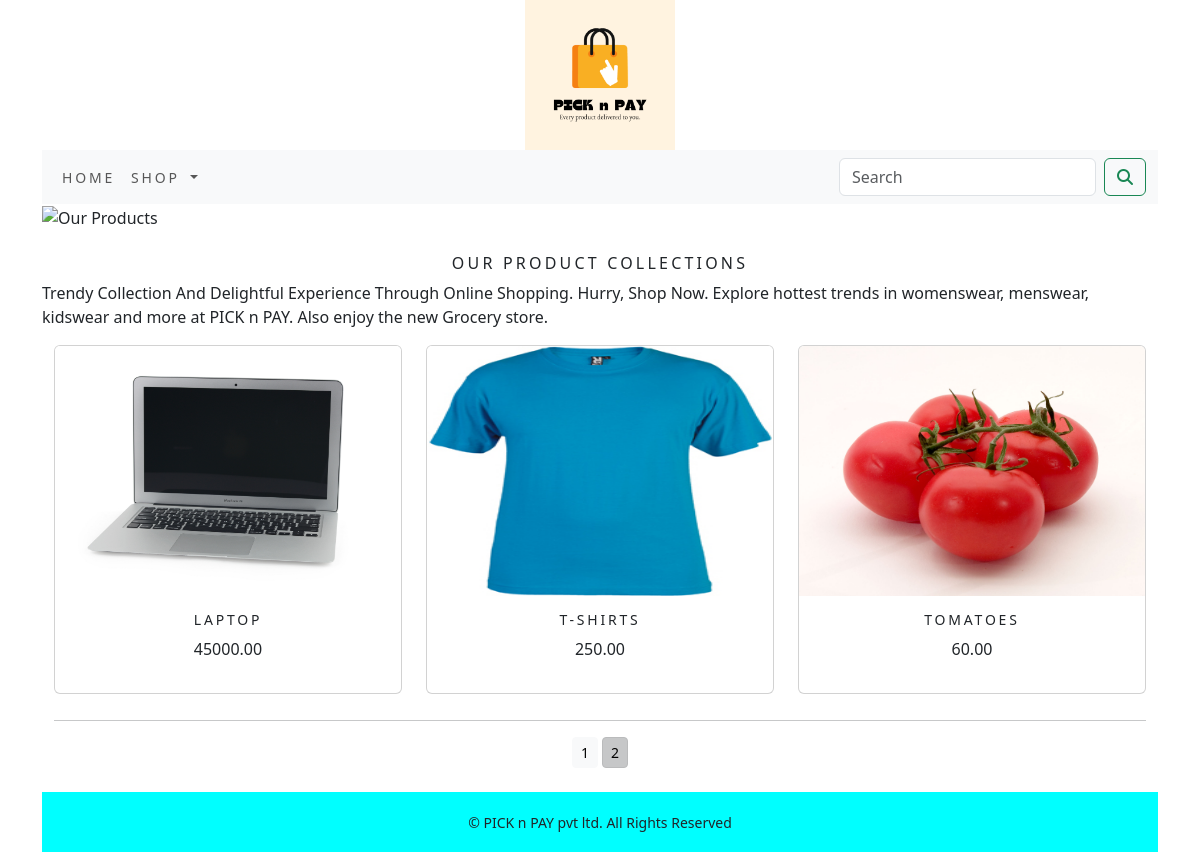
The app's page /ecommerceapp/?page=2 with its own data.
### ecommerceapp/models.py (models this page shows, shortened)
class Product(models.Model):
    name = models.CharField(max_length=250, unique=True)
    slug = models.SlugField(max_length=250, unique=True)
    description = models.TextField(blank=True)
    image = models.ImageField(upload_to='product', blank=True)
    price=models.DecimalField(max_digits=10,decimal_places=2)
    category=models.ForeignKey(Category,on_delete=models.CASCADE)
    stock=models.IntegerField()
    available=models.BooleanField(default=True)
    created=models.DateTimeField(auto_now_add=True)
    updated=models.DateTimeField(auto_now=True)
    def get_url(self):
        return reverse('ecommerceapp:ProdCatDetail',args=[self.category.slug,self.slug])
    class Meta:
        ordering=('name',)
        verbose_name='product'
        verbose_name_plural='products'

### ecommerceapp/views.py (the view)
# urls.py: path('',views.AllProdCat,name='AllProdCat'),
def AllProdCat(request,c_slug=None):
    c_page=None
    products_list=None
    if c_slug!=None:
        c_page=get_object_or_404(Category,slug=c_slug)
        products_list=Product.objects.all().filter(category=c_page,available=True)
    else:
        products_list=Product.objects.all().filter(available=True)
    paginator=Paginator(products_list,6)
    try:
        page=int(request.GET.get('page','1'))
    except:
        page=1
    try:
        products=paginator.page(page)
    except (EmptyPage,InvalidPage):
        products=paginator.page(paginator.num_pages)
    return render (request,'category.html',{'category':c_page,'products':products})

### cart/context_processors.py (called while the page is built)
def counter(request):
    item_count=0
    if 'admin' in request.path:
        return {}
    else:
        try:
            cart=Cart.objects.filter(cart_id=cart_id(request))
            cart_items=CartItem.objects.all().filter(cart=cart[:1])
            for cart_item in cart_items:
                item_count += cart_item.quantity
        except Cart.DoesNotExist:
            item_count=0
    return dict(item_count=item_count)

### cart/views.py (called while the page is built)
def cart_id(request):
    cart=request.session.session_key
    if not cart:
        cart=request.session.create()
    return cart

### ecommerceapp/context_processors.py (called while the page is built)
def menu_links(request):
    links=Category.objects.all()
    return dict(links=links)

### ecommerceapp/models.py (called while the page is built)
    def get_url(self):
        return reverse('ecommerceapp:products_by_category',args=[self.slug])

### templates/category.html (shortened to what this page needs)
{% extends 'base.html' %}
{% load static %}
{% block content %}
<div>
    {% if category %}
    <img class="my_image" src="{{category.image.url}}" alt="{{category.name}}" width="700px" height="300px">
</div>
    <br>
<div>
    <h1 class="text-center my_title">{{category.name}}</h1>
    <p class="text-justify">{{category.description}}</p>
</div>
     {% else %}
<div>
    <img class="my_image my_image_padding" src="{% static 'img/banner.png' %}" alt="Our Products" width="1500px" height="790px">
</div>
    <br>
<div>
    <h1 class="text-center my_title">Our Product Collections</h1>
    <p class="text-justify">Trendy Collection And Delightful Experience Through Online Shopping. Hurry, Shop Now. Explore hottest trends in womenswear, menswear, kidswear and more at PICK n PAY. Also enjoy the new Grocery store.
</p>
</div>
     {% endif %}
<div class="container">
    <div class="row mx_auto">
        {% for product in products.object_list %}
        <div class="my_bottom_margin col-9 col-sm-12 col-md-4 col-lg-4 ">
            <div class="card text-center" style="min-width:18rem;" >
                <a href="{{product.get_url}}"><img class=" card-img-top" src="{{product.image.url}}" alt="{{product.name}}" width="250px" height="250"></a>
                 <div class="card-body">
                    <h4>{{product.name}}</h4>
                    <p>{{product.price}}</p>
                 </div>
            </div>
        </div>
        {% endfor %}
    </div>
    <div class="mx_auto">
        {% if products.paginator.num_pages > 1 %}
        <hr>
        <div class="text-center">
            {% for pg in products.paginator.page_range %}
               <a href="?page={{pg}}" class="btn btn-light btn-sm {% if products.number == pg %} active {% endif %}">{{pg}}</a>
            {% endfor %}
        </div>
        {% endif %}
        <br>
    </div>
</div>
{% endblock %}

### static/css/custom.css (style rules this page uses)
.my_image { width:100%; height:auto; }
.my_title { font-size:16px; text-transform:uppercase; letter-spacing:.2em; }
.my_bottom_margin { margin-bottom:10px; }
.card-body h4 { font-size:14px; letter-spacing:.2em; text-transform:uppercase; }

### records on screen
Product: image (picture), name "LAPTOP", price "45000.00"
Product: image (picture), name "T-SHIRTS", price "250.00"
Product: image (picture), name "TOMATOES", price "60.00"

### other values on screen
{{ pg }} "1" "2"
